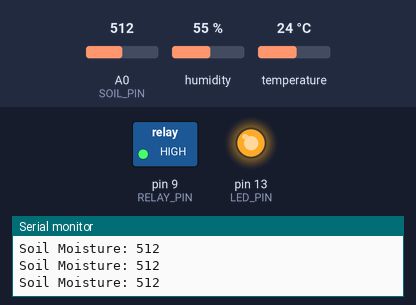
A sketch run on a simulated Arduino Uno, built with avr-gcc and run on an emulated ATmega328P. Shown: switched loads named in the sketch (green lamp = pin HIGH), output pins drawn as LEDs (lit = HIGH), the last lines printed to the serial monitor. The inputs (shaded band) are chosen by the test bench; at power-on: A0 (SOIL_PIN) = 512, humidity 55 %, temperature 24 °C.

Above: at 2.5 s.
At 10.3 s:
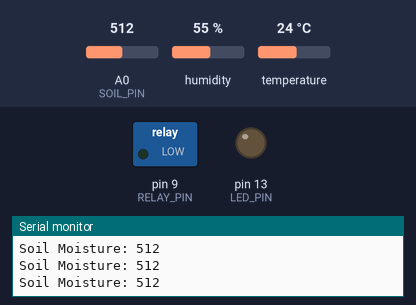
Timing chart, 0 to 20.4 s (numbered marks = the images above):
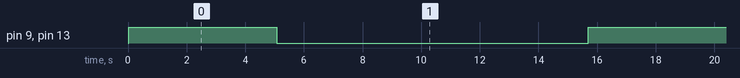

Measured:
- by itself, pin 9 (RELAY_PIN), pin 13 (LED_PIN): alternates HIGH for 5.1 s and LOW for 10.6 s

The sketch:

irrigation.ino
```cpp
#include <DHT.h>

#define SOIL_PIN   A0
#define DHTPIN     2
#define DHTTYPE    DHT11

#define RELAY_PIN  9
#define LED_PIN    13

DHT dht(DHTPIN, DHTTYPE);

enum State {
  IDLE,
  IRRIGATING,
  COOLDOWN,
  FAULT
};

State currentState = IDLE;

// Adjust after calibration
const int soilThreshold = 400;

// Timing
const unsigned long irrigationTime = 5000; // 5 sec
const unsigned long cooldownTime = 10000;  // 10 sec

unsigned long stateStartTime = 0;

int dhtFailCount = 0;

void setup() {
  Serial.begin(9600);

  pinMode(RELAY_PIN, OUTPUT);
  pinMode(LED_PIN, OUTPUT);

  // Initial state
  digitalWrite(RELAY_PIN, LOW);
  digitalWrite(LED_PIN, LOW);

  dht.begin();

  Serial.println("System Started");
  Serial.println("STATE -> IDLE");
}

void loop() {

  // Read soil moisture
  int soilValue = analogRead(SOIL_PIN);

  // Read DHT humidity (used for fault detection)
  float humidity = dht.readHumidity();

  Serial.print("Soil Moisture: ");
  Serial.println(soilValue);

  // Check DHT failures
  if (isnan(humidity)) {

    dhtFailCount++;

    Serial.print("DHT Error Count: ");
    Serial.println(dhtFailCount);

    if (dhtFailCount >= 3) {
      currentState = FAULT;
      Serial.println("STATE -> FAULT");
    }

  } else {
    dhtFailCount = 0;
  }

  switch (currentState) {

    // ---------------- IDLE ----------------
    case IDLE:

      digitalWrite(RELAY_PIN, LOW); // Valve closed
      digitalWrite(LED_PIN, LOW);   // LED OFF

      // Dry soil detected
      if (soilValue > soilThreshold && dhtFailCount == 0) {

        currentState = IRRIGATING;
        stateStartTime = millis();

        Serial.println("Dry Soil Detected");
        Serial.println("STATE -> IRRIGATING");

        digitalWrite(RELAY_PIN, HIGH); // Open valve
        digitalWrite(LED_PIN, HIGH);   // LED ON
      }

      break;

    // ------------- IRRIGATING -------------
    case IRRIGATING:

      digitalWrite(RELAY_PIN, HIGH); // Valve open
      digitalWrite(LED_PIN, HIGH);   // LED ON

      if (millis() - stateStartTime >= irrigationTime) {

        digitalWrite(RELAY_PIN, LOW); // Close valve
        digitalWrite(LED_PIN, LOW);

        currentState = COOLDOWN;
        stateStartTime = millis();

        Serial.println("Watering Complete");
        Serial.println("STATE -> COOLDOWN");
      }

      break;

    // ------------- COOLDOWN ---------------
    case COOLDOWN:

      digitalWrite(RELAY_PIN, LOW);
      digitalWrite(LED_PIN, LOW);

      if (millis() - stateStartTime >= cooldownTime) {

        currentState = IDLE;

        Serial.println("Cooldown Complete");
        Serial.println("STATE -> IDLE");
      }

      break;

    // --------------- FAULT ----------------
    case FAULT:

      digitalWrite(RELAY_PIN, LOW); // Valve closed

      // Blink LED
      digitalWrite(LED_PIN, HIGH);
      delay(250);
      digitalWrite(LED_PIN, LOW);
      delay(250);

      Serial.println("FAULT: DHT Sensor Failure");

      break;
  }

  delay(500);
}
```
